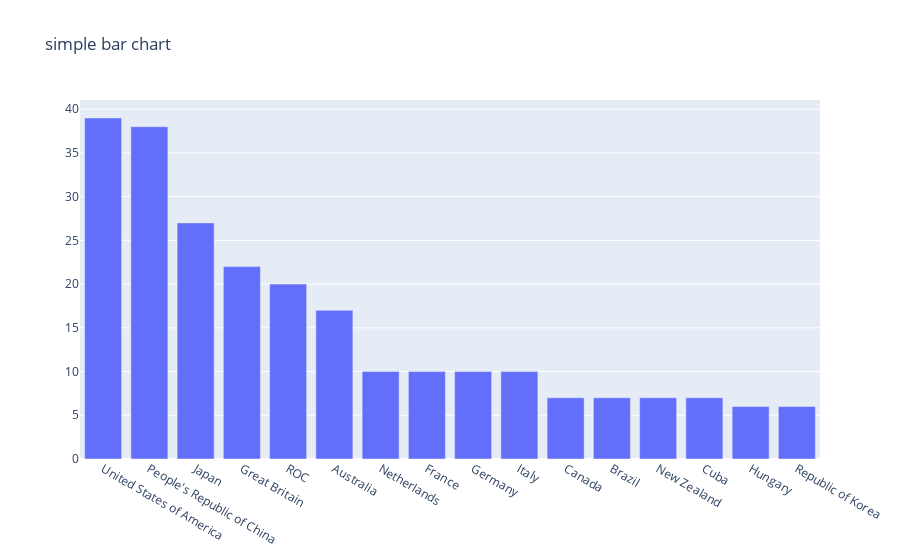

Notebook code for this chart:
### Code cell
x=df[df["Gold"]>5]["Team/NOC"]
y=df[df["Gold"]>5]["Gold"]
data=go.Bar(x=x, y=y)
layout=go.Layout(title="simple bar chart")
fig=go.Figure(data=data, layout= layout)
fig.show()

### Figure 1 — Plotly figure (JSON) as saved in the notebook; plotly's stock layout.template omitted (floating-point values rounded to 4 significant figures)
{"data": [{"type": "bar", "x": ["United States of America", "People's Republic of China", "Japan", "Great Britain", "ROC", "Australia", "Netherlands", "France", "Germany", "Italy", "Canada", "Brazil", "New Zealand", "Cuba", "Hungary", "Republic of Korea"], "y": [39, 38, 27, 22, 20, 17, 10, 10, 10, 10, 7, 7, 7, 7, 6, 6]}], "layout": {"title": {"text": "simple bar chart"}}}
